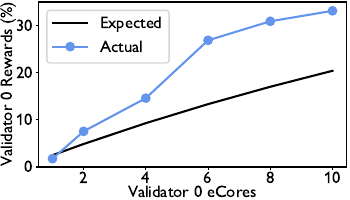

This chart was generated by the following Python code:
import pandas as pd
import matplotlib.pyplot as plt

plt.rcParams["font.family"] = "GillSansC"
plt.rcParams["font.size"] = "12"

reward_df = pd.read_csv("rewards.csv")

rewards_color = "cornflowerblue"
hash_power_color = "black"

fig, ax = plt.subplots(figsize=(3, 2.4))
ax.plot(reward_df["validator_0_ecores"], reward_df["hash_power"] * 100, color=hash_power_color, label="Expected")
ax.plot(reward_df["validator_0_ecores"], reward_df["rewards"] * 100, 'o-', color=rewards_color, label="Actual")
ax.legend()
ax.set_xlabel("Validator 0 eCores", labelpad=-1)
ax.set_ylabel("Validator 0 Rewards (%)", labelpad=0)
ax.set_ylim((0, 35))

ax.tick_params(axis='x', length=2, pad=2)
ax.tick_params(axis='y', length=2, pad=2)

plt.subplots_adjust(left=0.13, right=0.99, top=0.99, bottom=0.13)
fig.savefig("plot.pdf", format="pdf")